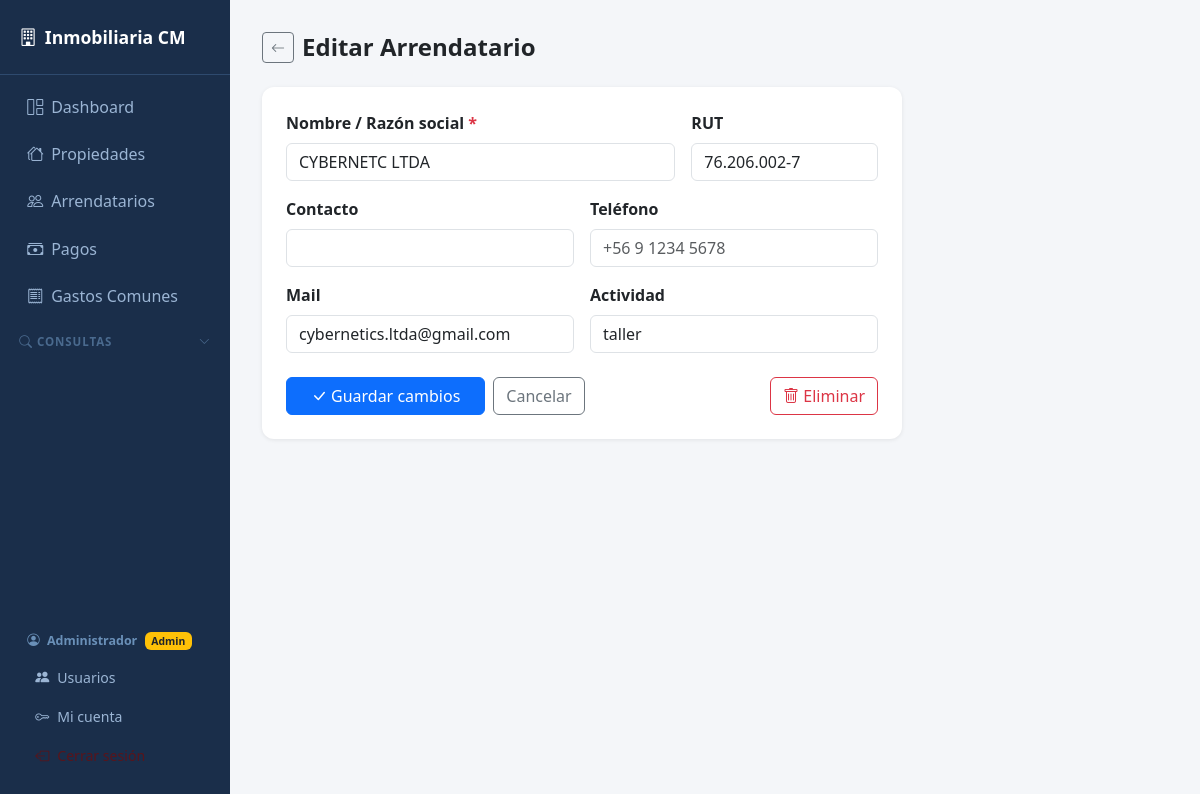
Page /arrendatarios/31/editar (signed in) on the committed database.
### models.py (models this page shows)
class Base(DeclarativeBase):
    pass

class Arrendatario(Base):
    __tablename__ = "arrendatarios"
    id_arrendatario = Column(Integer, primary_key=True, autoincrement=True)
    nombre_arrendatario = Column(String(100))
    rut_arrendatario = Column(String(20), unique=True)
    contacto = Column(String(100))
    telefono = Column(String(20))
    mail = Column(String(100))
    actividad_arrendatario = Column(String(100))
    propiedades = relationship("Propiedad", back_populates="arrendatario")

### app.py (the view, shortened to what this page needs)
@app.route("/arrendatarios/<int:id>/editar", methods=["GET","POST"])
@admin_required
def arrendatario_editar(id):
    with Session(engine) as s:
        a = s.get(Arrendatario, id)
        if not a:
            flash("Arrendatario no encontrado.", "danger"); return redirect(url_for("arrendatarios"))
        data = {c.key: getattr(a, c.key) for c in a.__mapper__.columns}
    return render_template("form_arrendatario.html", arrendatario=data)

### app.py (called while the page is built)
def admin_required(f):
    @functools.wraps(f)
    def decorated(*args, **kwargs):
        if not session.get("id_usuario"):
            return redirect(url_for("login"))
        if session.get("rol") != "admin":
            flash("Acceso restringido a administradores.", "danger")
            return redirect(url_for("dashboard"))
        return f(*args, **kwargs)
    return decorated

def es_admin():
    return session.get("rol") == "admin"

def tiene_permiso(permiso: str) -> bool:
    if session.get("rol") == "admin":
        return True
    permisos = session.get("permisos", "")
    return permiso in permisos.split(",")

@app.context_processor
def inject_globals():
    return {
        "es_admin":       es_admin(),
        "rol_usuario":    session.get("rol", ""),
        "tiene_permiso":  tiene_permiso,
    }

### templates/form_arrendatario.html (shortened to what this page needs)
{% extends "base.html" %}
{% block content %}
<div class="d-flex align-items-center gap-2 mb-4">
  <a href="/arrendatarios" class="btn btn-sm btn-outline-secondary"><i class="bi bi-arrow-left"></i></a>
  <h4 class="fw-bold mb-0">{{ "Editar" if arrendatario else "Nuevo" }} Arrendatario</h4>
</div>
<div class="card p-4" style="max-width:640px">
  <form method="post">
    <div class="row g-3">
      <div class="col-md-8">
        <label class="form-label fw-semibold">Nombre / Razón social <span class="text-danger">*</span></label>
        <input type="text" name="nombre" class="form-control" required
               value="{{ arrendatario.nombre_arrendatario or '' if arrendatario else '' }}">
      </div>
      <div class="col-md-4">
        <label class="form-label fw-semibold">RUT</label>
        <input type="text" name="rut" class="form-control" placeholder="12.345.678-9"
               value="{{ arrendatario.rut_arrendatario or '' if arrendatario else '' }}">
      </div>
      <div class="col-md-6">
        <label class="form-label fw-semibold">Contacto</label>
        <input type="text" name="contacto" class="form-control"
               value="{{ arrendatario.contacto or '' if arrendatario else '' }}">
      </div>
      <div class="col-md-6">
        <label class="form-label fw-semibold">Teléfono</label>
        <input type="text" name="telefono" class="form-control" placeholder="+56 9 1234 5678"
               value="{{ arrendatario.telefono or '' if arrendatario else '' }}">
      </div>
      <div class="col-md-6">
        <label class="form-label fw-semibold">Mail</label>
        <input type="email" name="mail" class="form-control"
               value="{{ arrendatario.mail or '' if arrendatario else '' }}">
      </div>
      <div class="col-md-6">
        <label class="form-label fw-semibold">Actividad</label>
        <input type="text" name="actividad" class="form-control" placeholder="ej: médico, dentista..."
               value="{{ arrendatario.actividad_arrendatario or '' if arrendatario else '' }}">
      </div>
      <div class="col-12 d-flex gap-2 pt-2">
        <button type="submit" class="btn btn-primary px-4">
          <i class="bi bi-check-lg me-1"></i>{{ "Guardar cambios" if arrendatario else "Crear arrendatario" }}
        </button>
        <a href="/arrendatarios" class="btn btn-outline-secondary">Cancelar</a>
        {% if arrendatario %}
        <button type="button" class="btn btn-outline-danger ms-auto"
                onclick="if(confirm('¿Eliminar este arrendatario?')) window.location='/arrendatarios/{{ arrendatario.id_arrendatario }}/eliminar'">
          <i class="bi bi-trash"></i> Eliminar
        </button>
        {% endif %}
      </div>
    </div>
  </form>
</div>
{% endblock %}

### templates/base.html (style rules this page uses)
body { background: #f4f6f9; font-family: 'Segoe UI', sans-serif; }
.card { border: none; border-radius: 12px; box-shadow: 0 1px 4px rgba(0,0,0,.08); }

### rows in the picture
Arrendatario: nombre "CYBERNETC LTDA", rut "76.206.002-7", mail "cybernetics.ltda@gmail.com", actividad "taller"

### other values in the picture
{{ session.get('nombre','') }} "Administrador"
{{ 'Admin' if es_admin else 'Usuario' }} "Admin"
{{ "Editar" if arrendatario else "Nuevo" }} "Editar"
{{ "Guardar cambios" if arrendatario else "Crear arrendatario" }} "Guardar cambios"
